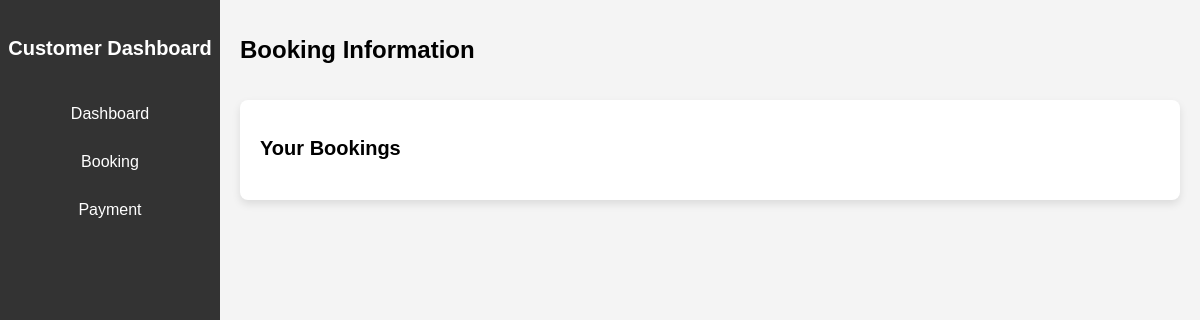
/booking_info.php, run on an earlier commit of the app's database.
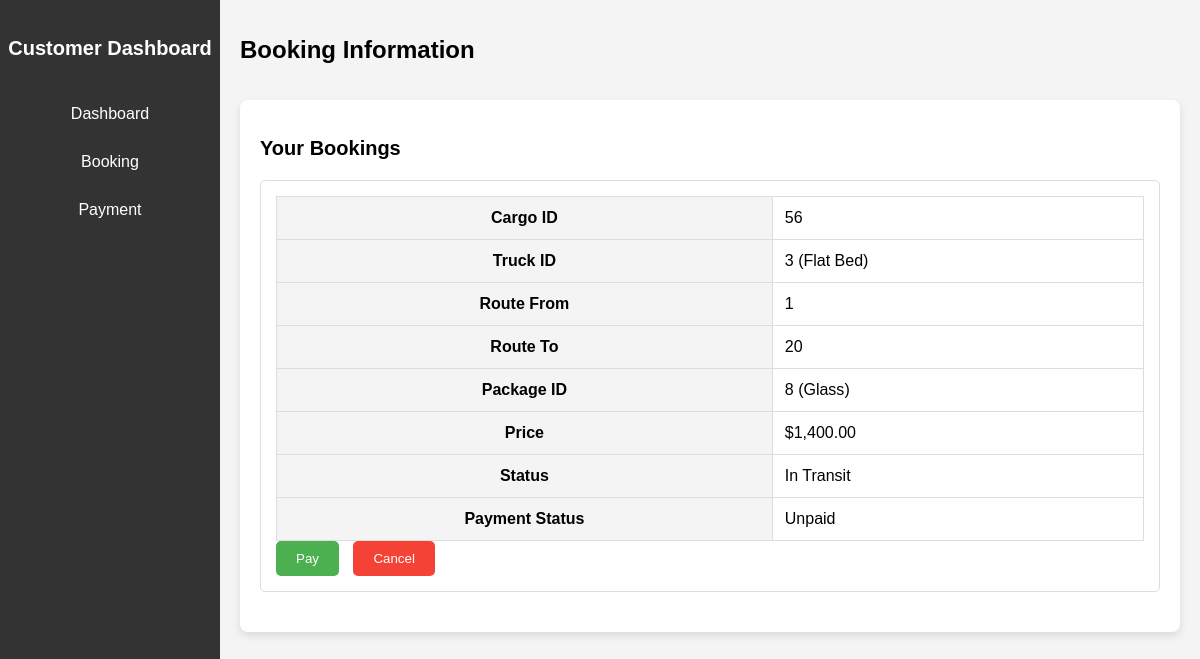
And on a later commit of the database.
### tables this page shows
CREATE TABLE `cargo` (
  `cargo_id` int(11) NOT NULL,
  `truck_id` int(11) NOT NULL,
  `driver_id` int(11) NOT NULL,
  `package_volume` decimal(10,2) NOT NULL,
  `status` enum('In Transit','Delivered','Pending') DEFAULT 'In Transit',
  `route_from` int(11) NOT NULL,
  `route_to` int(11) NOT NULL,
  `price` decimal(10,2) NOT NULL,
  `payment_status` enum('Paid','Unpaid') DEFAULT 'Unpaid',
  `package_id` int(11) NOT NULL
);

CREATE TABLE `truck` (
  `truck_id` int(11) NOT NULL,
  `license_plate` varchar(20) NOT NULL,
  `truck_type` varchar(50) NOT NULL,
  `capacity` decimal(10,2) NOT NULL,
  `status` enum('Available','In Use','Maintenance') DEFAULT 'Available',
  `driver_id` int(11) DEFAULT NULL
);

CREATE TABLE `packages` (
  `package_id` int(11) NOT NULL,
  `customer_id` int(11) NOT NULL,
  `product_id` int(11) NOT NULL,
  `weight` decimal(10,2) NOT NULL,
  `status` enum('pending','in-transit','delivered') DEFAULT 'pending',
  `description` varchar(255) NOT NULL
);

CREATE TABLE `reports` (
  `report_id` int(11) NOT NULL,
  `cargo_id` int(11) NOT NULL,
  `truck_id` int(11) NOT NULL,
  `driver_id` int(11) NOT NULL,
  `route_from` int(11) NOT NULL,
  `route_to` int(11) NOT NULL,
  `package_volume` decimal(10,2) NOT NULL,
  `price` decimal(10,2) NOT NULL,
  `delivery_status` enum('In Transit','Delivered','Pending') NOT NULL,
  `payment_status` enum('Paid','Unpaid') NOT NULL
);

### booking_info.php (the view, shortened to what this page needs)
<?php
include 'config.php';
$sql = "SELECT c.*, p.description as package_description,
        t.truck_type, r.payment_status
        FROM cargo c
        JOIN packages p ON c.package_id = p.package_id
        JOIN truck t ON c.truck_id = t.truck_id
        JOIN reports r ON c.cargo_id = r.cargo_id
        WHERE c.status = 'In Transit' OR c.status = 'Pending'";
$result = mysqli_query($conn, $sql);
?>
<!DOCTYPE html>
<html lang="en">
<head>
</head>
<body>
    <div class="dashboard-container">
        <div class="sidebar">
            <h2>Customer Dashboard</h2>
            <ul class="sidebar-links">
                <li><a href="customer_dashboard.php">Dashboard</a></li>
                <li><a href="booking.php">Booking</a></li>
                <li><a href="payment.php">Payment</a></li>
            </ul>
        </div>
        <div class="main-content">
            <header>
                <h1>Booking Information</h1>
            </header>
            <div class="dashboard-main-container">
                <h2>Your Bookings</h2>
                <?php while ($booking = mysqli_fetch_assoc($result)): ?>
                    <div class="info-box">
                        <table>
                            <tr>
                                <th>Cargo ID</th>
                                <td><?php echo htmlspecialchars($booking['cargo_id']); ?></td>
                            </tr>
                            <tr>
                                <th>Truck ID</th>
                                <td><?php echo htmlspecialchars($booking['truck_id']); ?> (<?php echo htmlspecialchars($booking['truck_type']); ?>)</td>
                            </tr>
                            <tr>
                                <th>Route From</th>
                                <td><?php echo htmlspecialchars($booking['route_from']); ?></td>
                            </tr>
                            <tr>
                                <th>Route To</th>
                                <td><?php echo htmlspecialchars($booking['route_to']); ?></td>
                            </tr>
                            <tr>
                                <th>Package ID</th>
                                <td><?php echo htmlspecialchars($booking['package_id']); ?> (<?php echo htmlspecialchars($booking['package_description']); ?>)</td>
                            </tr>
                            <tr>
                                <th>Price</th>
                                <td>$<?php echo htmlspecialchars(number_format((float)$booking['price'], 2)); ?></td>
                            </tr>
                            <tr>
                                <th>Status</th>
                                <td><?php echo htmlspecialchars($booking['status']); ?></td>
                            </tr>
                            <tr>
                                <th>Payment Status</th>
                                <td><?php echo htmlspecialchars($booking['payment_status']); ?></td>
                            </tr>
                        </table>
                        <?php if ($booking['payment_status'] !== 'Paid'): ?>
                            <form method="POST" action="">
                                <button type="submit" name="action" value="pay" class="btn" onclick="return confirm('By paying you confirm that the package has been delivered. Are you sure you want to pay?');">Pay</button>
                                <button type="submit" name="action" value="cancel" class="btn btn-danger" onclick="return confirm('Are you sure you want to cancel the package?');">Cancel</button>
                            </form>
                        <?php else: ?>
                            <p><strong>Paid</strong></p>
                        <?php endif; ?>
                    </div>
                <?php endwhile; ?>
            </div>
        </div>
    </div>
</body>
</html>

What changed in the data, as far as the page shows it:
added cargo: cargo_id "56", truck "3", truck.truck_type "Flat Bed", route_from "1", route_to "20", package "8", package.description "Glass", price "1,400.00", status "In Transit", reports.payment_status "Unpaid"
